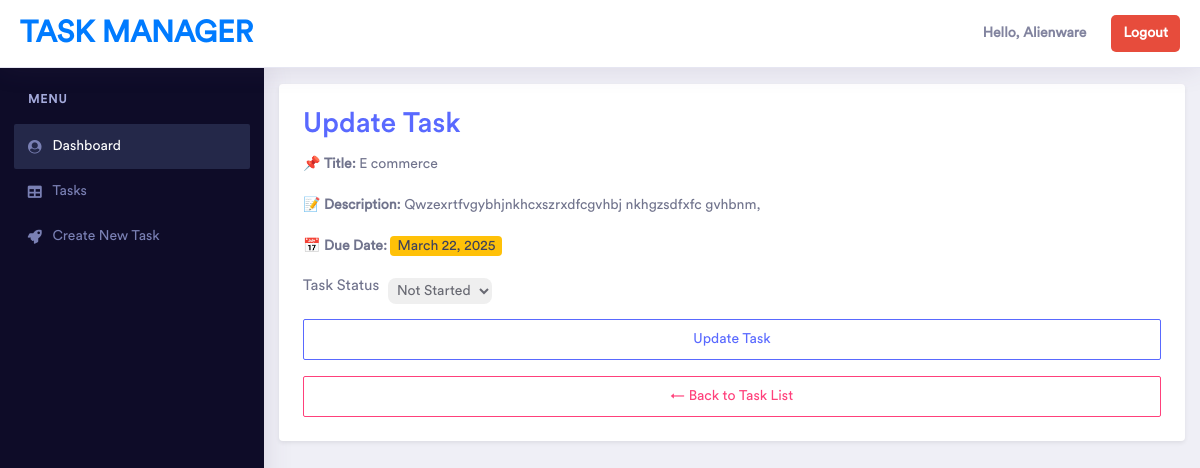
/update4/ (signed in), run on an earlier commit of the app's database.
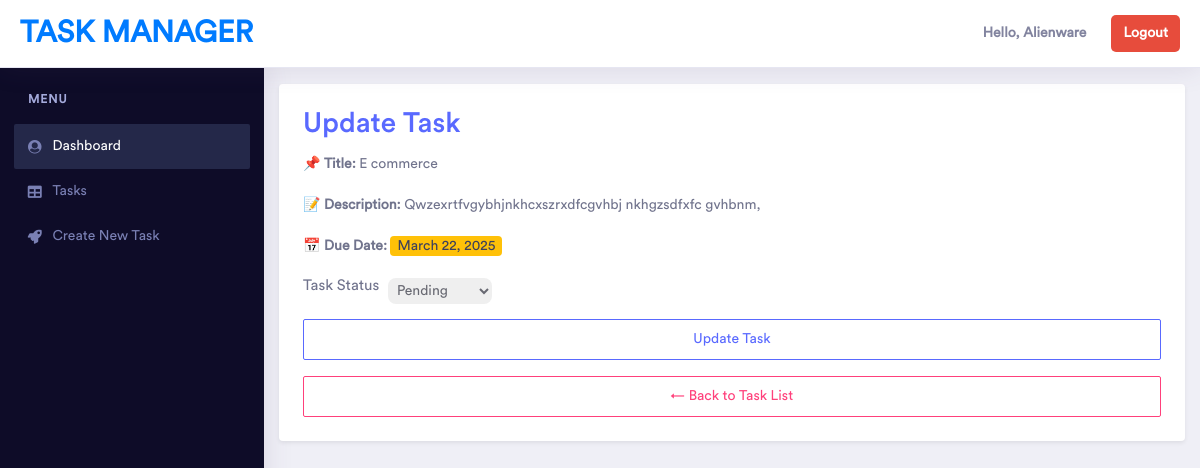
And on a later commit of the database.
### base/models.py (models this page shows, shortened)
class Task(models.Model):
    STATUS_CHOICES = [
        ('Not Started', 'Not Started'),
        ('Pending', 'Pending'),
        ('In Progress', 'In Progress'),
        ('Review', 'Review'),  # New status
        ('Submitted', 'Submitted'),
        ('Completed', 'Completed'),
    ]
    PRIORITY_MAPPING = {
        'Urgent': 1,
        'High': 2,
        'Medium': 3,
        'Low': 4,
    }
    PRIORITY_CHOICES = [
        ('Low', 'Low'),
        ('Medium', 'Medium'),
        ('High', 'High'),
        ('Urgent', 'Urgent'),
    ]
    title = models.CharField(max_length=255)
    description = models.TextField()
    assigned_to = models.ManyToManyField(User, related_name='tasks')
    status = models.CharField(max_length=20, choices=STATUS_CHOICES, default='Not Started')
    priority = models.CharField(max_length=10, choices=PRIORITY_CHOICES, default='Medium')
    due_date = models.DateField()
    project_link = models.URLField(blank=True, null=True)
    created_by = models.ForeignKey(User, on_delete=models.CASCADE, related_name='created_tasks')
    created_at = models.DateTimeField(auto_now_add=True)
    updated_at = models.DateTimeField(auto_now_add=True, null=True)
    class Meta:
        ordering = ['priority']

### base/views.py (the view, shortened to what this page needs)
# urls.py: path('update<int:id>/', updateTaskStatus, name='update_task'),
@login_required
@role_required(['Project Manager', 'Developer'])
def updateTaskStatus(request, id):
    task = get_object_or_404(Task, id=id)
    if request.user != task.created_by and request.user not in task.assigned_to.all():
        return HttpResponseForbidden("You do not have permission to edit this task.")
    if request.user.profile.role == 'Developer':
        allowed_statuses = ['In Progress', 'Submitted']
    else:
        allowed_statuses = [choice[0] for choice in Task.STATUS_CHOICES]
    context = {
        'task': task,
        'allowed_statuses': allowed_statuses
    }
    return render(request, 'tasks/update_task.html', context)

### base/templates/tasks/update_task.html (shortened to what this page needs)
{% extends 'base.html' %}
{% block content %}
<div class="dashboard-wrapper">
    <div class="container mt-4">
        <div class="card shadow-sm p-4">
            <h2 class="mb-3 text-primary">Update Task</h2>
            <div class="task-details">
                <p><strong>📌 Title:</strong> {{ task.title }}</p>
                <p><strong>📝 Description:</strong> {{ task.description }}</p>
                <p><strong>📅 Due Date:</strong> <span class="badge bg-warning text-dark">{{ task.due_date }}</span></p>
            </div>
            <form method="POST" class="mt-3">
                <div class="mb-3">
                    <label for="id_status" class="form-label">Task Status</label>
                    <select name="status" id="id_status" class="form-select">
                        {% for status in allowed_statuses %}
                            <option value="{{ status }}" {% if task.status == status %}selected{% endif %}>{{ status }}</option>
                        {% endfor %}
                    </select>
                </div>
                <button type="submit" class="btn btn-outline-primary w-100">Update Task</button>
            </form>
            <div class="mt-3">
                <a href="{% url 'task_list' %}" class="btn btn-outline-secondary w-100">← Back to Task List</a>
            </div>
        </div>
    </div>
</div>
{% endblock %}

What changed in the data, as far as the page shows it:
changed Task "E commerce": status "Not Started" → "Pending"
